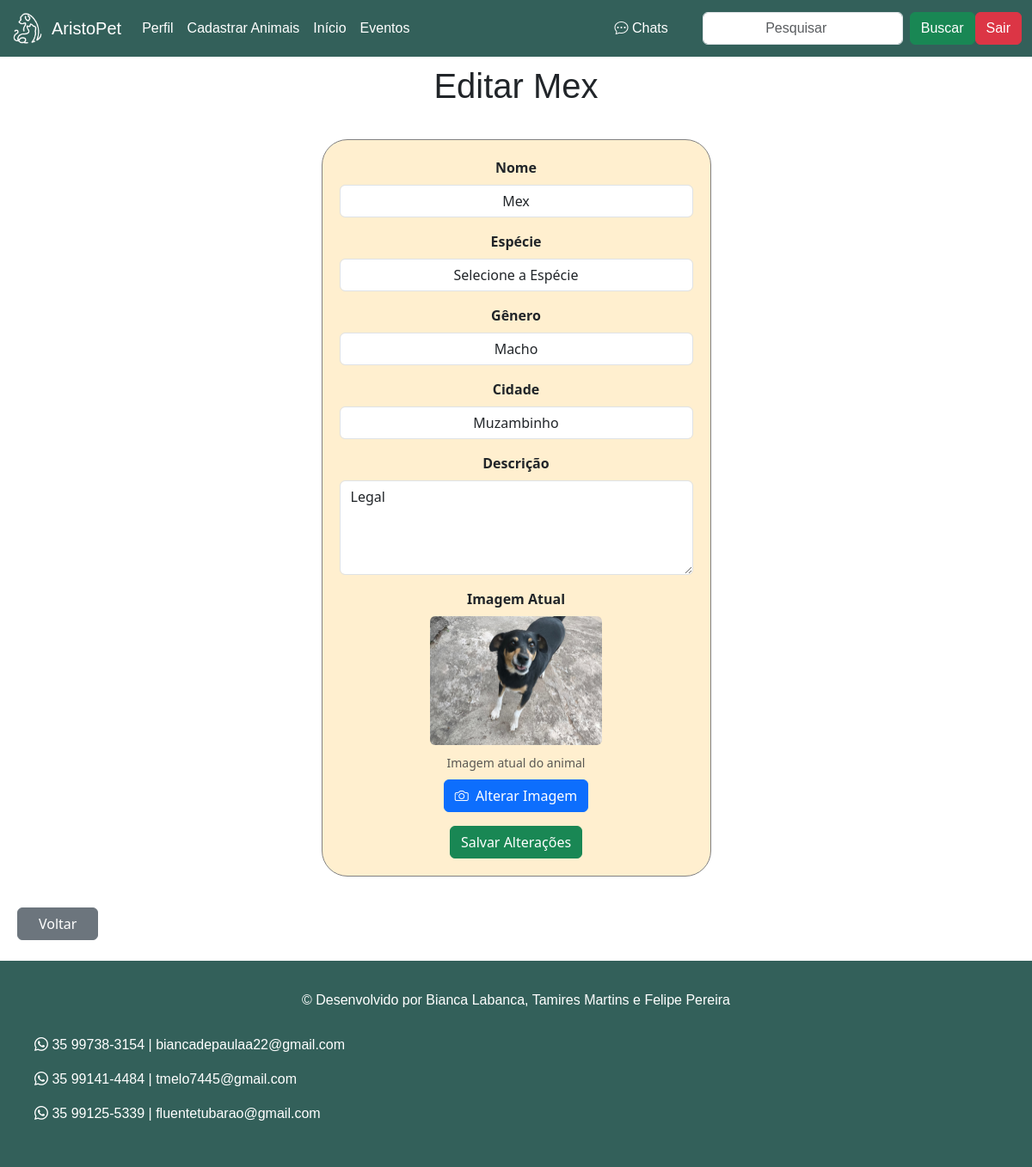
Screenshot of /editar-animal/1/ (signed in) with the database file from the repository.
### app/models.py (models this page shows, shortened)
class Animal(models.Model):
    nome = models.CharField(max_length=100, verbose_name="Nome do Animal")
    especie = models.CharField(max_length=50, verbose_name="Espécie")
    genero = models.CharField(max_length=50, verbose_name="Gênero")
    cidade = models.CharField(max_length=100, verbose_name="Cidade")
    doador = models.ForeignKey(Pessoa, on_delete=models.CASCADE, verbose_name="Doador")
    descricao = models.TextField(blank=True, null=True)
    imagem = models.ImageField(upload_to='animais/', blank=True, null=True)
    class Meta:
        verbose_name = "Animal"
        verbose_name_plural = "Animais"

### app/views.py (the view)
# urls.py: path('editar-animal/<int:pk>/', editarAnimalView, name='editaranimal'),
def editarAnimalView(request, pk):
    animal = get_object_or_404(Animal, pk=pk)
    pessoa_id = request.session.get('pessoa_id')
    if pessoa_id != animal.doador.id:
        messages.error(request, 'Você só pode editar seus próprios animais.')
        return redirect('index')
    if request.method == 'POST':
        form = AnimalForm(request.POST, request.FILES, instance=animal)
        if form.is_valid():
            form.save()
            messages.success(request, 'Animal atualizado com sucesso!', extra_tags="atualizaranimal_success")
            return redirect('index')
    else:
        form = AnimalForm(instance=animal)
    return render(request, 'editar_animal.html', {'form': form, 'animal': animal})

### app/forms.py
class AnimalForm(forms.ModelForm):
    class Meta:
        model = Animal
        fields = ['nome', 'especie', 'genero', 'cidade', 'imagem', 'descricao']

### app/templates/editar_animal.html (shortened to what this page needs)
{% load static %}
<!DOCTYPE html>
<html lang="pt-br">
<head>
    <link href="https://cdn.jsdelivr.net/npm/bootstrap@5.3.7/dist/css/bootstrap.min.css" rel="stylesheet">
</head>
<body>
    {% include 'partials/header.html' %}
    <div class="container text-center">
        <h1>Editar {{ animal.nome }}</h1>
    </div>
    <form method="post" class="formulario" enctype="multipart/form-data">
        <div class="mb-3">
            <label for="id_nome" class="form-label"><b>Nome</b></label>
            <input type="text" name="nome" id="id_nome" class="form-control" value="{{ animal.nome }}" required>
        </div>
        <div class="mb-3">
            <label for="id_especie" class="form-label"><b>Espécie</b></label>
            <select name="especie" id="id_especie" class="form-control" required>
                <option value="">Selecione a Espécie</option>
            </select>
        </div>
        <div class="mb-3">
            <label for="id_genero" class="form-label"><b>Gênero</b></label>
            <select name="genero" id="id_genero" class="form-control" required>
                <option value="Macho" {% if animal.genero == 'Macho' %}selected{% endif %}>Macho</option>
            </select>
        </div>
        <div class="mb-3">
            <label for="id_cidade" class="form-label"><b>Cidade</b></label>
            <input type="text" name="cidade" id="id_cidade" class="form-control" value="{{ animal.cidade }}" required>
        </div>
        <div class="mb-3">
            <label for="id_descricao" class="form-label"><b>Descrição</b></label>
            <textarea name="descricao" cols="40" rows="4" class="form-control" required id="id_descricao">{{ animal.descricao }}</textarea>
        </div>
        <div class="mb-3">
            <label class="form-label"><b>Imagem Atual</b></label><br>
            {% if animal.imagem %}
                <img src="{{ animal.imagem.url }}" width="200" class="mb-2 rounded"><br>
                <small class="text-muted">Imagem atual do animal</small><br>
            {% else %}
                <p class="text-muted">Nenhuma imagem cadastrada</p>
            {% endif %}
            <label for="id_imagem" class="btn btn-primary mt-2">
                <i class="bi bi-camera me-1"></i> Alterar Imagem
            </label>
        </div>
        <button type="submit" class="btn btn-success">Salvar Alterações</button>
    </form>
    <div class="mt-3 mb-4" style="margin-left: 20px;">
        <a href="{% url 'index' %}" class="btn btn-secondary px-4">Voltar</a>
    </div>
    {% include 'partials/footer.html' %}
</body>
</html>

### app/templates/editar_animal.html (style rules this page uses)
body { background-color: #ffff; }
.container { font-family: 'Lucida Sans', 'Lucida Sans Regular', 'Lucida Grande', 'Lucida Sans Unicode', Geneva, Verdana, sans-serif; }
.formulario { text-align: center; background-color: #ffefcf; padding: 20px; margin: 20px auto; max-width: 600px; border: solid 1px grey; border-radius: 30px; }
.formulario, input, select { text-align: center; }

### app/templates/partials/footer.html (style rules this page uses)
html, body { height: 100%; margin: 0; display: flex; flex-direction: column; }
.container { padding: 10px; }

### rows the page displays
Animal: nome "Mex", genero "Macho", cidade "Muzambinho", descricao "Legal", imagem (picture)
